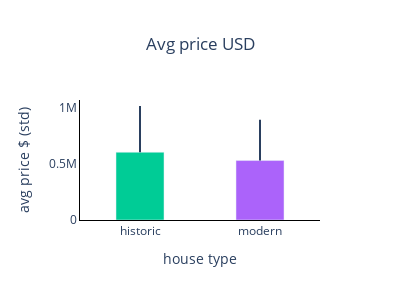

Notebook code cell kept with this figure:
### Markdown cell above
Client has the wish to buy an historic house. He defines everything that is older than him as historic. The client was born in 1940.

I created a dataframe with historic and one with modern houses and created a new column called category in each. 
Then,concatenated both again.
Created a group by on the category column and then aggregated the price column with the mean and the standard deviation.
Lastly, I plotted the avg price for historic and modern houses as a bar chart.

### Code cell
#creates dataframe of only historic buildings
df_historic = df_converted.query('yr_built < 1940')
df_modern = df_converted.query('yr_built >= 1940')

#create categories
df_historic['category'] = 'historic'
df_modern['category'] = 'modern'

#concatenate both dfs
df_concatenated = pd.concat([df_historic, df_modern])

#group by category and then calculate median and std on the lot size column
stats_price = df_concatenated.groupby('category')['price'].agg(['mean','std'])

#to not show the stdev bar in the negative direction
stats_price['std_minus'] = None

#plot the mean price of historic vs modern buildings
fig_view_stats_price = px.bar(stats_price, x=stats_price.index, y= 'mean',
                              error_y='std', error_y_minus='std_minus',        
                              title='Avg price USD',
                              labels={'mean': 'avg price $ (std)'},
                              color=stats_price.index,
                              color_discrete_map={'yes': 'grey','no':'purple'})

fig_view_stats_price.update_layout(title_x=0.5,
                             width=400,
                             height=300,
                             bargap=0.6,
                             xaxis_title='house type',
                             showlegend=False,
                             xaxis=dict(showline=True,linecolor='black'),
                             yaxis=dict(showline=True,linecolor='black'),
                             plot_bgcolor='rgba(0,0,0,0)')

fig_view_stats_price.update_traces(error_y=dict(width=0))
fig_view_stats_price.show()

### Figure 1 — Plotly figure (JSON) as saved in the notebook; plotly's stock layout.template omitted (floating-point values rounded to 4 significant figures)
{"data": [{"alignmentgroup": "True", "error_y": {"array": [413200.0], "arrayminus": [null], "width": 0}, "hovertemplate": "category=%{x}<br>avg price $ (std)=%{y}<extra></extra>", "legendgroup": "historic", "marker": {"color": "#00cc96", "pattern": {"shape": ""}}, "name": "historic", "offsetgroup": "historic", "orientation": "v", "showlegend": true, "textposition": "auto", "type": "bar", "x": ["historic"], "xaxis": "x", "y": [604700.0], "yaxis": "y"}, {"alignmentgroup": "True", "error_y": {"array": [363600.0], "arrayminus": [null], "width": 0}, "hovertemplate": "category=%{x}<br>avg price $ (std)=%{y}<extra></extra>", "legendgroup": "modern", "marker": {"color": "#ab63fa", "pattern": {"shape": ""}}, "name": "modern", "offsetgroup": "modern", "orientation": "v", "showlegend": true, "textposition": "auto", "type": "bar", "x": ["modern"], "xaxis": "x", "y": [530900.0], "yaxis": "y"}], "layout": {"bargap": 0.6, "barmode": "relative", "height": 300, "legend": {"title": {"text": "category"}, "tracegroupgap": 0}, "plot_bgcolor": "rgba(0,0,0,0)", "showlegend": false, "title": {"text": "Avg price USD", "x": 0.5}, "width": 400, "xaxis": {"anchor": "y", "categoryarray": ["historic", "modern"], "categoryorder": "array", "domain": [0, 1], "linecolor": "black", "showline": true, "title": {"text": "house type"}}, "yaxis": {"anchor": "x", "domain": [0, 1], "linecolor": "black", "showline": true, "title": {"text": "avg price $ (std)"}}}}
